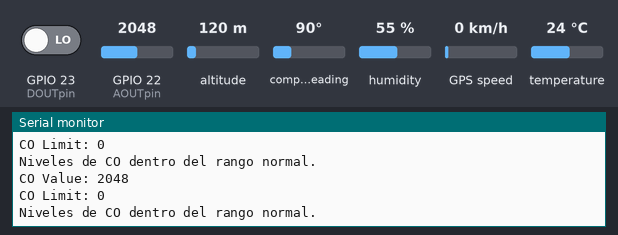
A sketch run on a simulated ESP32. Parts: the last lines printed to the serial monitor. The inputs (shaded band) are chosen by the test bench; at power-on: GPIO 22 (AOUTpin) = 2048, humidity 55 %, GPIO 23 (DOUTpin) LOW, temperature 24 °C, altitude 120 m, compass heading 90°, GPS speed 0 km/h. WiFi joins after 1.5 s; servers stay silent unless stated; uploads are accepted with an empty reply; the GPS gets a fix after 3 s at 37.7749, -122.4194 with 8 satellites.

Above: at 3.2 s.
3.3 s: GPIO 22 (AOUTpin) set to 0
At 5.3 s:
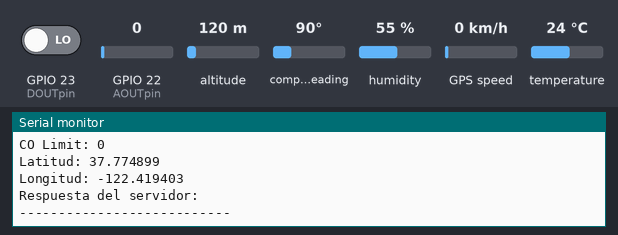
5.5 s: humidity set to 22 %
At 6.1 s:
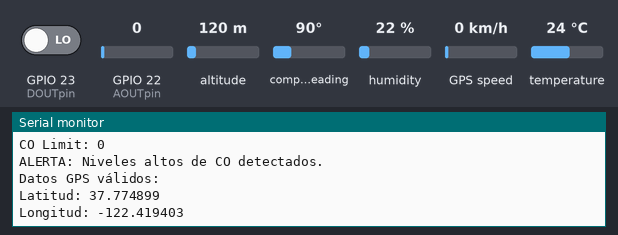
7.0 s: GPIO 23 (DOUTpin) driven HIGH
8.5 s: temperature set to 12 °C
At 9.95 s:
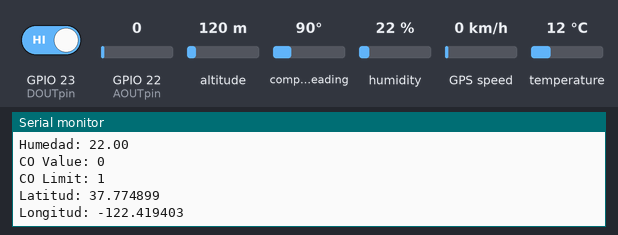
10.0 s: GPIO 22 (AOUTpin) set to 122
At 11.8 s:
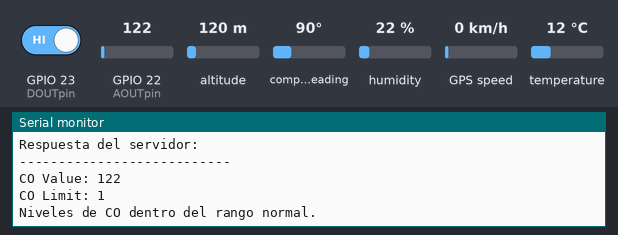
Timing chart, 0 to 12.5 s (numbered marks = the images above; inputs shaded):
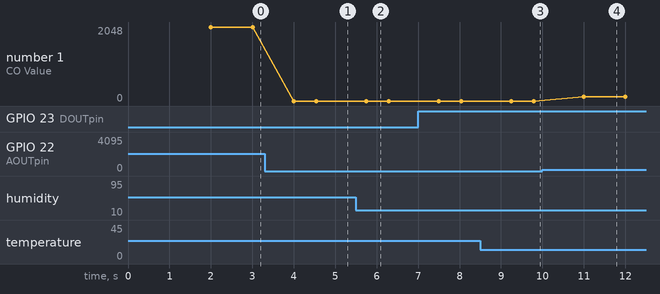

The sketch:

ProyectoF.ino
```cpp
// Incluir librerías necesarias
#include <DHT11.h>
#include <WiFi.h>
#include <HTTPClient.h>
#include <TinyGPS++.h>

// Configuración de red WiFi
const char* ssid = "";       // Cambia por el nombre de tu red WiFi
const char* password = "";                // Cambia por la contraseña de tu red WiFi

// Dirección del servidor PHP
const char* serverUrl = "";// Cambia por la IP de tu servidor

// Configuración del sensor DHT11
DHT11 dht11(4); // Pin GPIO del sensor DHT11

// Configuración del sensor MQ-7
const int AOUTpin = 22; // Pin analógico
const int DOUTpin = 23; // Pin digital
int coValue;            // Variable para el valor analógico de CO
int coLimit;            // Variable para el valor digital de CO
const int CO_THRESHOLD = 400; // Umbral de CO para activar GPS y envío de datos (ajustar según necesidades)

// Configuración del GPS
#define RXD2 16
#define TXD2 17
HardwareSerial neogps(1); // UART1 para el GPS
TinyGPSPlus gps;

// Función para enviar datos al servidor
void sendData(float temperature, float humidity, int coValue, int coLimit, float latitude, float longitude) {
  Serial.println("Datos enviados al servidor:");
  Serial.print("Temperatura: ");
  Serial.println(temperature);
  Serial.print("Humedad: ");
  Serial.println(humidity);
  Serial.print("CO Value: ");
  Serial.println(coValue);
  Serial.print("CO Limit: ");
  Serial.println(coLimit);
  Serial.print("Latitud: ");
  Serial.println(latitude, 6);
  Serial.print("Longitud: ");
  Serial.println(longitude, 6);

  if (WiFi.status() == WL_CONNECTED) {
    HTTPClient http;
    http.begin(serverUrl);
    http.addHeader("Content-Type", "application/x-www-form-urlencoded");

    // Crear la cadena con los datos a enviar
    String postData = "temperatura=" + String(temperature) +
                      "&humedad=" + String(humidity) +
                      "&coValue=" + String(coValue) +
                      "&coLimit=" + String(coLimit) +
                      "&latitud=" + String(latitude, 6) +
                      "&longitud=" + String(longitude, 6);

    // Enviar datos al servidor
    int httpResponseCode = http.POST(postData);

    // Manejar respuesta del servidor
    if (httpResponseCode > 0) {
      String response = http.getString();
      Serial.println("Respuesta del servidor: " + response);
    } else {
      Serial.println("Error en la conexión HTTP: " + String(httpResponseCode));
    }

    http.end();
  } else {
    Serial.println("WiFi no conectado.");
  }
}

// Configuración inicial
void setup() {
  // Iniciar comunicación serial
  Serial.begin(115200);

  // Configurar pines del sensor MQ-7
  pinMode(DOUTpin, INPUT);

  // Configurar comunicación UART con el GPS
  neogps.begin(9600, SERIAL_8N1, RXD2, TXD2);

  // Conectar a la red WiFi
  Serial.println("Conectando a WiFi...");
  WiFi.begin(ssid, password);
  while (WiFi.status() != WL_CONNECTED) {
    delay(1000);
    Serial.print(".");
  }
  Serial.println("\nConectado a WiFi.");
}

// Bucle principal
void loop() {
  float latitude = 0.0, longitude = 0.0;

  // Leer datos del sensor MQ-7
  coValue = analogRead(AOUTpin);
  coLimit = digitalRead(DOUTpin);

  // Mostrar datos del sensor MQ-7 en el monitor serie
  Serial.print("CO Value: ");
  Serial.println(coValue);
  Serial.print("CO Limit: ");
  Serial.println(coLimit);

  // Si los niveles de CO superan el umbral, activar GPS y enviar datos
  if (coValue == 0) {
    Serial.println("ALERTA: Niveles altos de CO detectados.");

    // Activar GPS
    while (neogps.available()) {
      gps.encode(neogps.read());
    }

    if (gps.location.isValid()) {
      latitude = gps.location.lat();
      longitude = gps.location.lng();
      Serial.println("Datos GPS válidos:");
      Serial.print("Latitud: ");
      Serial.println(latitude, 6);
      Serial.print("Longitud: ");
      Serial.println(longitude, 6);
    } else {
      Serial.println("Sin señal GPS");
    }

    // Leer datos del sensor DHT11
    int temperature = 0, humidity = 0;
    int result = dht11.readTemperatureHumidity(temperature, humidity);

    if (result == 0) { // Si la lectura del DHT11 es válida
      Serial.println("Enviando datos al servidor...");
      sendData(temperature, humidity, coValue, coLimit, latitude, longitude);
    } else {
      Serial.println(DHT11::getErrorString(result));
    }

    Serial.println("---------------------------");
  } else {
    Serial.println("Niveles de CO dentro del rango normal.");
  }

  delay(1000); // Esperar antes de la siguiente iteración
}
```

Measured:
- after the input at 3.3 s, the serial monitor: prints a new line after 0.71 s (image 1)
- after the input at 8.5 s, the serial monitor: prints a new line after 1.3 s (image 3)
- after the input at 10.0 s, the serial monitor: prints a new line after 1.0 s (image 4)
- plotted number 1: 0 → 122 after the input at 10.0 s
